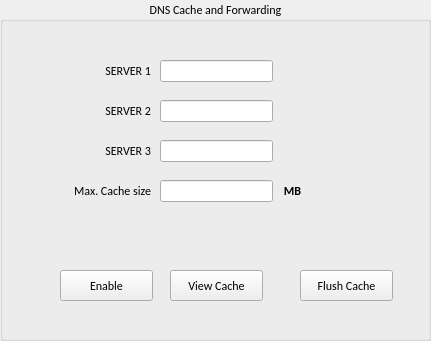
    <widget class="QGroupBox" name="dns">
     <property name="geometry">
      <rect>
       <x>140</x>
       <y>80</y>
       <width>431</width>
       <height>341</height>
      </rect>
     </property>
     <property name="font">
      <font>
       <family>Calibri</family>
       <pointsize>9</pointsize>
      </font>
     </property>
     <property name="title">
      <string>DNS Cache and Forwarding</string>
     </property>
     <property name="alignment">
      <set>Qt::AlignCenter</set>
     </property>
     <widget class="QPushButton" name="view_cache_button">
      <property name="geometry">
       <rect>
        <x>170</x>
        <y>270</y>
        <width>93</width>
        <height>31</height>
       </rect>
      </property>
      <property name="text">
       <string>View Cache</string>
      </property>
     </widget>
     <widget class="QPushButton" name="flush_button">
      <property name="geometry">
       <rect>
        <x>300</x>
        <y>270</y>
        <width>93</width>
        <height>31</height>
       </rect>
      </property>
      <property name="text">
       <string>Flush Cache</string>
      </property>
     </widget>
     <widget class="QLineEdit" name="server1">
      <property name="geometry">
       <rect>
        <x>160</x>
        <y>60</y>
        <width>113</width>
        <height>22</height>
       </rect>
      </property>
     </widget>
     <widget class="QLabel" name="label_8">
      <property name="geometry">
       <rect>
        <x>80</x>
        <y>60</y>
        <width>71</width>
        <height>21</height>
       </rect>
      </property>
      <property name="text">
       <string>SERVER 1</string>
      </property>
      <property name="alignment">
       <set>Qt::AlignRight|Qt::AlignTrailing|Qt::AlignVCenter</set>
      </property>
     </widget>
     <widget class="QPushButton" name="enable_routing_Button">
      <property name="geometry">
       <rect>
        <x>60</x>
        <y>270</y>
        <width>93</width>
        <height>31</height>
       </rect>
      </property>
      <property name="text">
       <string>Enable</string>
      </property>
     </widget>
     <widget class="QLabel" name="label_16">
      <property name="geometry">
       <rect>
        <x>50</x>
        <y>180</y>
        <width>101</width>
        <height>21</height>
       </rect>
      </property>
      <property name="text">
       <string>Max. Cache size</string>
      </property>
      <property name="alignment">
       <set>Qt::AlignRight|Qt::AlignTrailing|Qt::AlignVCenter</set>
      </property>
     </widget>
     <widget class="QLabel" name="label_14">
      <property name="geometry">
       <rect>
        <x>80</x>
        <y>100</y>
        <width>71</width>
        <height>21</height>
       </rect>
      </property>
      <property name="text">
       <string>SERVER 2</string>
      </property>
      <property name="alignment">
       <set>Qt::AlignRight|Qt::AlignTrailing|Qt::AlignVCenter</set>
      </property>
     </widget>
     <widget class="QLineEdit" name="server3">
      <property name="geometry">
       <rect>
        <x>160</x>
        <y>140</y>
        <width>113</width>
        <height>22</height>
       </rect>
      </property>
     </widget>
     <widget class="QLineEdit" name="server2">
      <property name="geometry">
       <rect>
        <x>160</x>
        <y>100</y>
        <width>113</width>
        <height>22</height>
       </rect>
      </property>
     </widget>
     <widget class="QLabel" name="label_15">
      <property name="geometry">
       <rect>
        <x>80</x>
        <y>140</y>
        <width>71</width>
        <height>21</height>
       </rect>
      </property>
      <property name="text">
       <string>SERVER 3</string>
      </property>
      <property name="alignment">
       <set>Qt::AlignRight|Qt::AlignTrailing|Qt::AlignVCenter</set>
      </property>
     </widget>
     <widget class="QLineEdit" name="cache_size">
      <property name="geometry">
       <rect>
        <x>160</x>
        <y>180</y>
        <width>113</width>
        <height>22</height>
       </rect>
      </property>
     </widget>
     <widget class="QLabel" name="label_17">
      <property name="geometry">
       <rect>
        <x>280</x>
        <y>180</y>
        <width>21</width>
        <height>21</height>
       </rect>
      </property>
      <property name="font">
       <font>
        <weight>75</weight>
        <bold>true</bold>
       </font>
      </property>
      <property name="text">
       <string>MB</string>
      </property>
      <property name="alignment">
       <set>Qt::AlignRight|Qt::AlignTrailing|Qt::AlignVCenter</set>
      </property>
     </widget>
     <widget class="QLabel" name="label_18">
      <property name="geometry">
       <rect>
        <x>520</x>
        <y>140</y>
        <width>71</width>
        <height>21</height>
       </rect>
      </property>
      <property name="text">
       <string>SERVER 2</string>
      </property>
      <property name="alignment">
       <set>Qt::AlignRight|Qt::AlignTrailing|Qt::AlignVCenter</set>
      </property>
     </widget>
     <widget class="QLineEdit" name="server1_2">
      <property name="geometry">
       <rect>
        <x>600</x>
        <y>100</y>
        <width>113</width>
        <height>22</height>
       </rect>
      </property>
     </widget>
     <widget class="QLineEdit" name="server2_2">
      <property name="geometry">
       <rect>
        <x>600</x>
        <y>140</y>
        <width>113</width>
        <height>22</height>
       </rect>
      </property>
     </widget>
     <widget class="QLabel" name="label_13">
      <property name="geometry">
       <rect>
        <x>520</x>
        <y>100</y>
        <width>71</width>
        <height>21</height>
       </rect>
      </property>
      <property name="text">
       <string>SERVER 1</string>
      </property>
      <property name="alignment">
       <set>Qt::AlignRight|Qt::AlignTrailing|Qt::AlignVCenter</set>
      </property>
     </widget>
    </widget>
